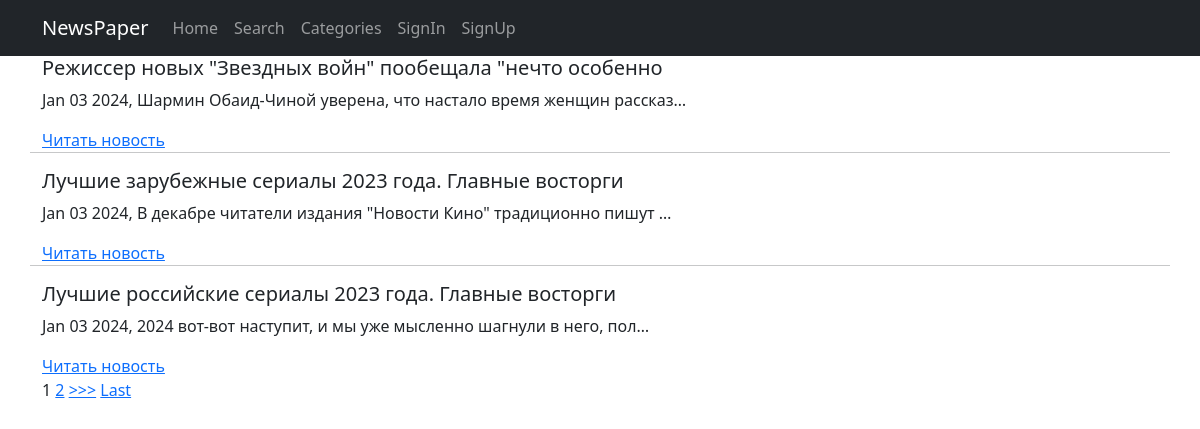
The page /news/ on the database as committed earlier.
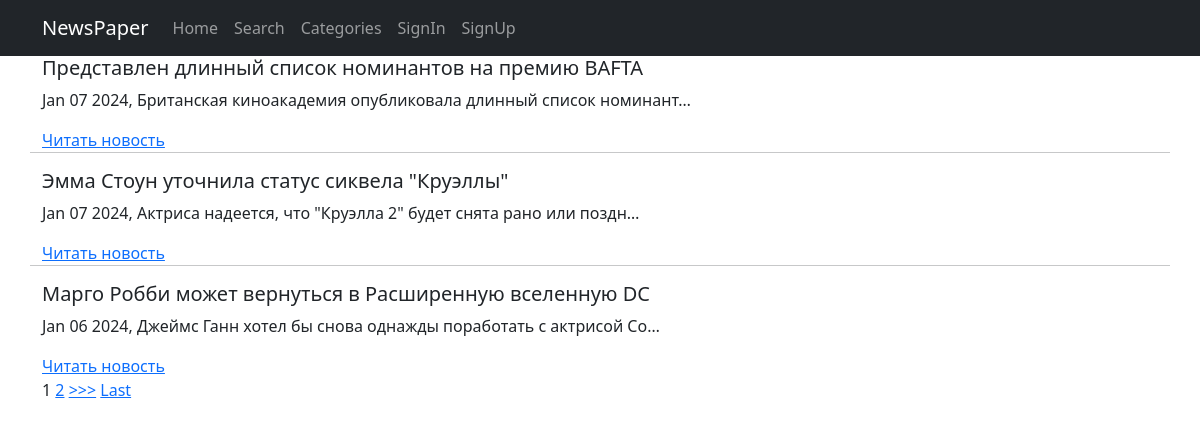
The same page on the database as committed later.
### news/models.py (models this page shows, shortened)
class Post(models.Model, Grade):
    note = models.CharField(max_length=2, choices=NOTES, default=news)
    time_to_create = models.DateTimeField(auto_now_add=True)
    time_to_update = models.DateTimeField(auto_now=True)
    header = models.CharField(max_length=56)
    text = models.TextField()
    rating = models.IntegerField(default=0)
    author = models.ForeignKey('Author', on_delete=models.CASCADE)
    categories = models.ManyToManyField('Category', through='PostCategory')

### news/views.py (the view)
# urls.py: path('', cache_page(30)(NewsListView.as_view()), name='news_list'),
class NewsListView(BecameAuthor, ListView):
    model = Post
    ordering = '-time_to_update'
    template_name = 'news/allnews.html'
    context_object_name = 'allnews'
    paginate_by = 3

### news/templatetags/censor_filters.py (called while the page is built)
@register.filter()
def censor_filter(cens_str: str) -> str:
    try:
        if not isinstance(cens_str, str):
            raise ValueError
        cens_str_low = cens_str.lower()
        for word in censor_tuple:
            if word in cens_str_low:
                word_v = f"{word[0]}{'*'*(len(word)-1)}"
                for _ in range(cens_str_low.count(word)):
                    word_i = cens_str_low.index(word)
                    word_cens_str = cens_str[word_i:(word_i+len(word))]
                    cens_str = cens_str.replace(word_cens_str, word_v)
                    cens_str_low = cens_str.lower()
    except ValueError:
        print('Censor filter is used with str obj!')
    return cens_str

### news/views.py (called while the page is built)
    def get_context_data(self, **kwargs):
        context = super().get_context_data(**kwargs)
        context['is_not_authors'] = not self.request.user.groups.filter(
            name='authors').exists()
        context['is_authors'] = self.request.user.groups.filter(
            name='authors').exists()
        return context

### templates/news/allnews.html (shortened to what this page needs)
{% extends 'flatpages/default.html' %}
{% load censor_filters %}
{% load cache %}
{% cache 300 content %}
{% block content %}
  {% for n in allnews %}
    <h5>{{ n.header|censor_filter }}</h5>
    <p>{{ n.time_to_update|date:'M d Y' }}, {{ n.text|truncatechars:61|censor_filter }}</p>
    <a href="{% url 'news_detail' n.pk %}">Читать новость</a>
    {% if not forloop.last %}
    <hr>
    {% endif %}
  {% empty %}
    <h2 style="text-align: center; margin-top: 20px">No news here</h2>
  {% endfor %}
  {% if is_paginated %}
  <div>
    {% for num in page_obj.paginator.page_range %}
      {% if page_obj.number == num %}
        <a>{{ num }}</a>
      {% elif num > page_obj.number|add:'-2' and num < page_obj.number|add:'2' %}
        <a href="?page={{ num }}">{{ num }}</a>
      {% endif %}
    {% endfor %}
    {% if page_obj.has_next %}
      <a href="?page={{ page_obj.next_page_number }}">>>></a>
      <a href="?page={{ page_obj.paginator.num_pages }}">Last</a>
    {% endif %}
  </div>
  {% endif %}
{% endblock content %}
{% endcache %}

Rows that differ between the two databases and show on the page:
no longer on this page (row unchanged): Post: header|censor_filter "Режиссер новых \"Звездных войн\" пообещала \"нечто особенно", time_to_update "Jan 03 2024", text|censor_filter "Шармин Обаид-Чиной уверена, что настало время женщин рассказ…"
no longer on this page (row unchanged): Post: header|censor_filter "Лучшие зарубежные сериалы 2023 года. Главные восторги", time_to_update "Jan 03 2024", text|censor_filter "В декабре читатели издания \"Новости Кино\" традиционно пишут …"
no longer on this page (row unchanged): Post: header|censor_filter "Лучшие российские сериалы 2023 года. Главные восторги", time_to_update "Jan 03 2024", text|censor_filter "2024 вот-вот наступит, и мы уже мысленно шагнули в него, пол…"
added Post: header|censor_filter "Представлен длинный список номинантов на премию BAFTA", time_to_update "Jan 07 2024", text|censor_filter "Британская киноакадемия опубликовала длинный список номинант…"
added Post: header|censor_filter "Эмма Стоун уточнила статус сиквела \"Круэллы\"", time_to_update "Jan 07 2024", text|censor_filter "Актриса надеется, что \"Круэлла 2\" будет снята рано или поздн…"
added Post: header|censor_filter "Марго Робби может вернуться в Расширенную вселенную DС", time_to_update "Jan 06 2024", text|censor_filter "Джеймс Ганн хотел бы снова однажды поработать с актрисой Со…"
